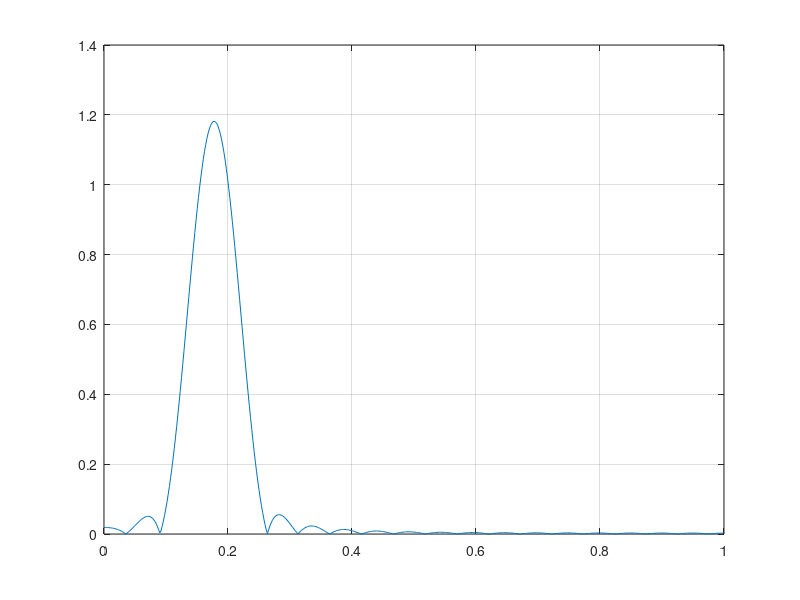
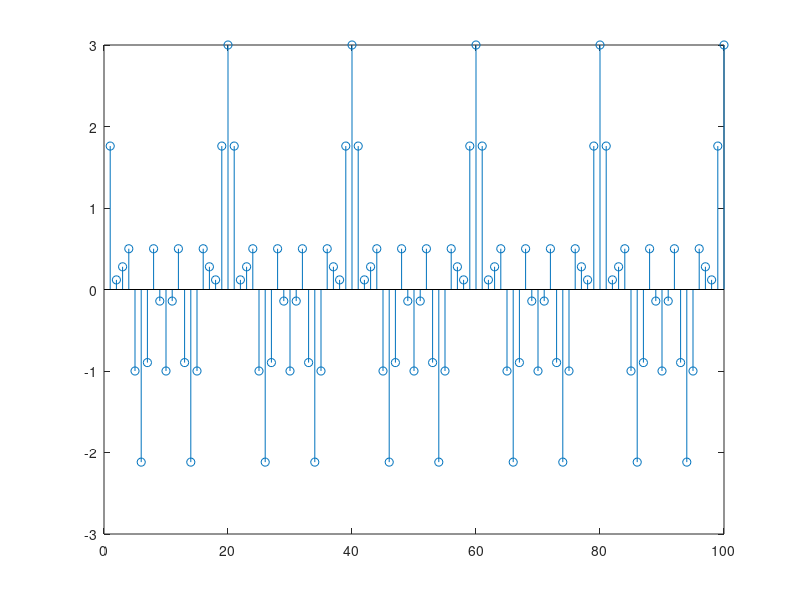
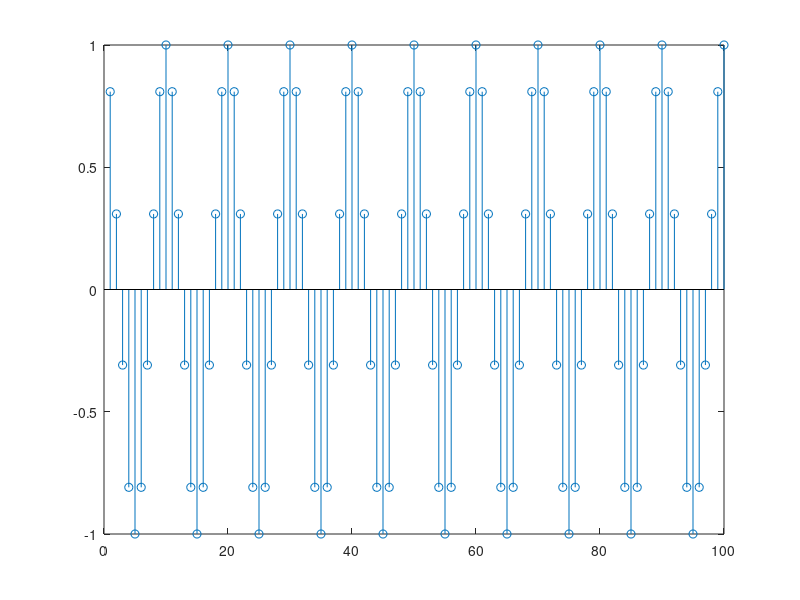
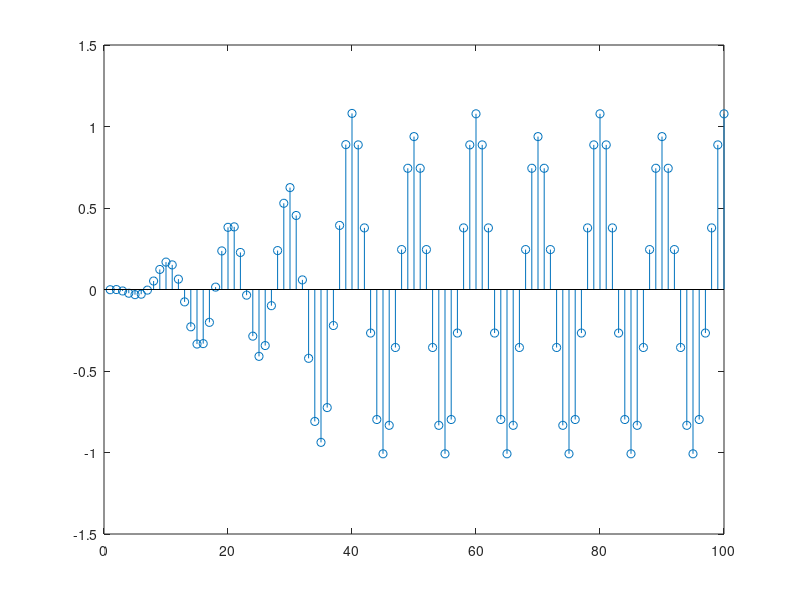

MATLAB code to generate these figures, in order:
A = [0, 1, 1, 0];
W = [.125, .2, .23]*pi;
K = length(W);

M = 40;
n = 0:M;
h = zeros(1,1);

eps = 1e-12;

for k = 1:K
     h = h + (A(k)-A(k+1))*sin(W(k)*(n+eps-M/2))./(pi*(n+eps-M/2));
end
 
[H, W] = freqz(h);
plot(W/pi, abs(H))
grid on;

N = 1:100;
T = 100;
for t = 1:T
    y(t) = cos((pi/10)*t) + cos((pi/5)*t) + cos((pi/2)*t);
    ideal(t) = cos((pi/5)*t);
end
figure;
stem(N, y)
figure;
stem(N, ideal)

saida = filter(h, 1, y);

figure;
stem(N, saida)